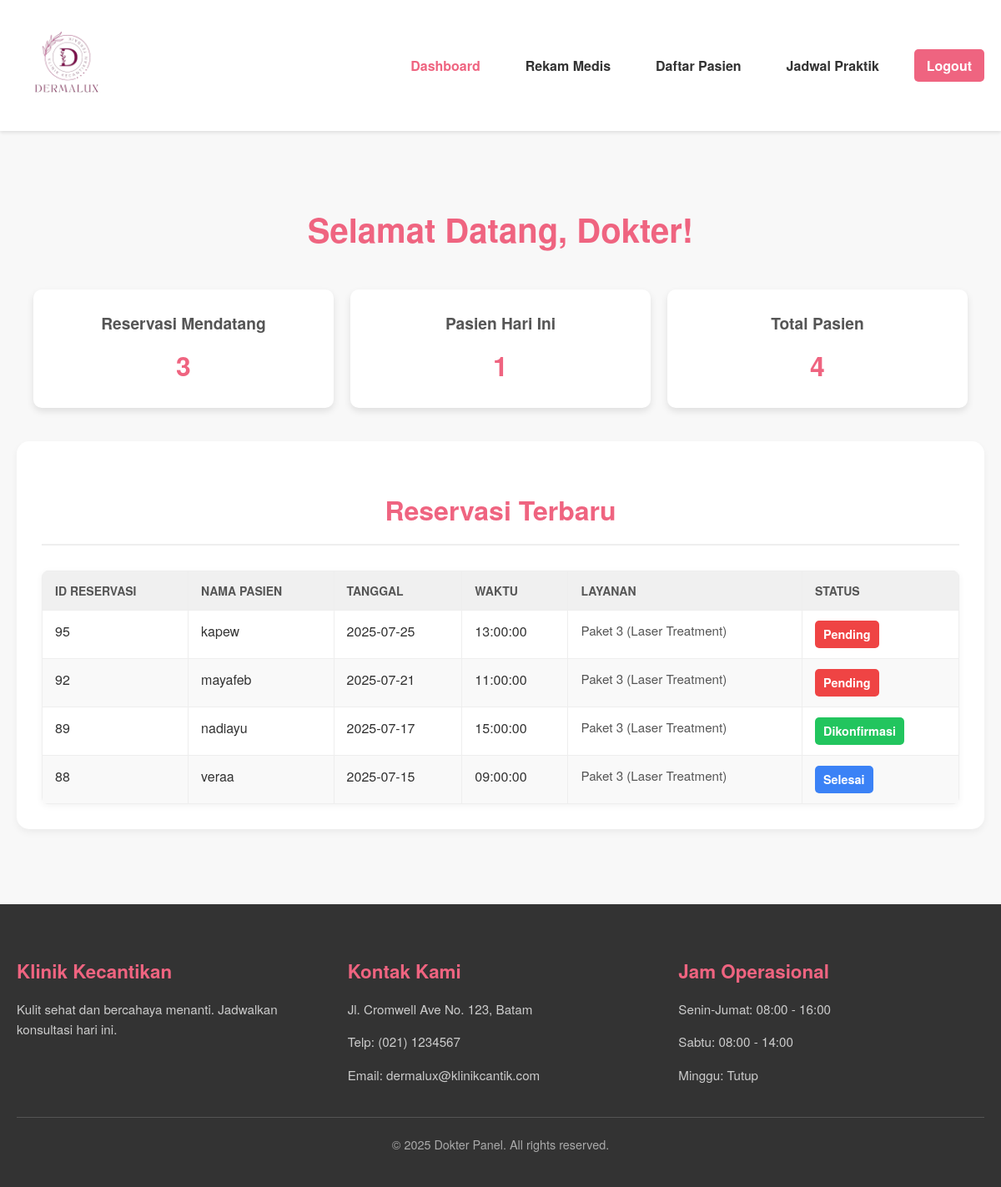
Page /dokter/Dasboard-D.php (signed in) on the committed database.
### tables this page shows
CREATE TABLE `reservations` (
  `reservation_id` int(11) NOT NULL,
  `customer_id` int(11) DEFAULT NULL,
  `service_id` int(11) DEFAULT NULL,
  `reservation_date` date NOT NULL,
  `reservation_time` time NOT NULL,
  `total_price` decimal(10,2) NOT NULL,
  `status` enum('Pending','Dikonfirmasi','Selesai','Dibatalkan') DEFAULT 'Pending',
  `created_at` timestamp NOT NULL DEFAULT current_timestamp(),
  `doctor_id` int(11) DEFAULT NULL
);

CREATE TABLE `user` (
  `user_id` int(11) NOT NULL,
  `name` varchar(255) NOT NULL,
  `email` varchar(255) NOT NULL,
  `password` varchar(255) NOT NULL,
  `role` enum('pasien','admin','dokter') DEFAULT 'pasien'
);

CREATE TABLE `services` (
  `service_id` int(11) NOT NULL,
  `service_name` varchar(255) NOT NULL,
  `price` decimal(10,2) NOT NULL,
  `image_url` varchar(255) DEFAULT NULL,
  `description` text DEFAULT NULL,
  `duration` varchar(255) DEFAULT NULL,
  `includes` text DEFAULT NULL
);

### dokter/Dasboard-D.php (the view, shortened to what this page needs)
<?php
include 'C:/xampp/htdocs/PROJEK-UAS/koneksi/config.php';
$logged_in_doctor_id = null;
if (isset($_SESSION['user_id'])) {
    $tempUserId = $_SESSION['user_id'];
    $stmt_user_role = $conn->prepare("SELECT user_id, role FROM user WHERE user_id = ?");
    if ($stmt_user_role) {
        $stmt_user_role->bind_param("i", $tempUserId);
        $stmt_user_role->execute();
        $result_user_role = $stmt_user_role->get_result();
        if ($result_user_role->num_rows > 0) {
            $user = $result_user_role->fetch_assoc();
            if ($user['role'] === 'dokter') {
                $logged_in_doctor_id = $user['user_id'];
            }
        }
    } else {
        error_log("Gagal menyiapkan statement user role: " . $conn->error);
    }
}
$sql_reservasi_mendatang = "SELECT COUNT(*) AS total FROM reservations WHERE doctor_id = ? AND reservation_date >= CURDATE() AND status IN ('Pending', 'Dikonfirmasi')";
$stmt_reservasi_mendatang = $conn->prepare($sql_reservasi_mendatang);
if ($stmt_reservasi_mendatang === FALSE) {
    error_log("Error mempersiapkan query Reservasi Mendatang: " . $conn->error);
    $reservasi_mendatang = 0;
} else {
    $stmt_reservasi_mendatang->bind_param("i", $logged_in_doctor_id);
    $stmt_reservasi_mendatang->execute();
    $result_reservasi_mendatang = $stmt_reservasi_mendatang->get_result();
    $reservasi_mendatang = $result_reservasi_mendatang->fetch_assoc()['total'] ?? 0;
}
$sql_pasien_hari_ini = "SELECT COUNT(DISTINCT customer_id) AS total FROM reservations WHERE doctor_id = ? AND status = 'Dikonfirmasi' AND reservation_date = CURDATE()";
$stmt_pasien_hari_ini = $conn->prepare($sql_pasien_hari_ini);
if ($stmt_pasien_hari_ini === FALSE) {
    error_log("Error mempersiapkan query Pasien Hari Ini: " . $conn->error);
    $pasien_hari_ini = 0;
} else {
    $stmt_pasien_hari_ini->bind_param("i", $logged_in_doctor_id);
    $stmt_pasien_hari_ini->execute();
    $result_pasien_hari_ini = $stmt_pasien_hari_ini->get_result();
    $pasien_hari_ini = $result_pasien_hari_ini->fetch_assoc()['total'] ?? 0;
}
$sql_total_pasien = "SELECT COUNT(DISTINCT customer_id) AS total FROM reservations WHERE doctor_id = ?";
$stmt_total_pasien = $conn->prepare($sql_total_pasien);
if ($stmt_total_pasien === FALSE) {
    error_log("Error mempersiapkan query Total Pasien: " . $conn->error);
    $total_pasien = 0;
} else {
    $stmt_total_pasien->bind_param("i", $logged_in_doctor_id);
    $stmt_total_pasien->execute();
    $result_total_pasien = $stmt_total_pasien->get_result();
    $total_pasien = $result_total_pasien->fetch_assoc()['total'] ?? 0;
}
$sql_reservasi_terbaru = "
    SELECT
        R.reservation_id AS id,
        U.name AS patient_name,
        R.reservation_date,
        R.reservation_time,
        S.service_name AS services,
        R.status
    FROM
        reservations AS R
    JOIN
        user AS U ON R.customer_id = U.user_id
    JOIN
        services AS S ON R.service_id = S.service_id
    WHERE
        R.doctor_id = ? -- Filter berdasarkan ID dokter yang login
    ORDER BY
        R.reservation_date DESC, R.reservation_time DESC
    LIMIT 5";
$stmt_reservasi_terbaru = $conn->prepare($sql_reservasi_terbaru);
$reservations = [];
if ($stmt_reservasi_terbaru === FALSE) {
    error_log("Error mempersiapkan query Reservasi Terbaru: " . $conn->error);
} else {
    $stmt_reservasi_terbaru->bind_param("i", $logged_in_doctor_id);
    $stmt_reservasi_terbaru->execute();
    $result_reservasi_terbaru = $stmt_reservasi_terbaru->get_result();
    if ($result_reservasi_terbaru->num_rows > 0) {
        while ($row = $result_reservasi_terbaru->fetch_assoc()) {
            $reservations[] = $row;
        }
    }
}
?>
<!DOCTYPE html>
<html lang="id">
<head>
    <link rel="stylesheet" href="style-D.css">
</head>
<body>
    <header>
        <div class="container">
            <div class="logo">
                <img src="../imgs/logo.png" alt="logo">
            </div>
            <nav>
                <ul>
                    <li><a href="Dasboard-D.php" class="active">Dashboard</a></li>
                    <li><a href="Rekamedis.php">Rekam Medis</a></li>
                    <li><a href="Daftarpasien.php">Daftar Pasien</a></li>
                    <li><a href="Jadwal.php">Jadwal Praktik</a></li>
                    <li><a href="logout.php" class="login-btn">Logout</a></li>
                </ul>
            </nav>
        </div>
    </header>
    <main class="main-content">
        <div class="container">
            <h2 class="section-title pink">Selamat Datang, Dokter!</h2>
            <div class="dashboard-cards">
                <div class="stat-card">
                    <h3>Reservasi Mendatang</h3>
                    <p><?php echo $reservasi_mendatang; ?></p>
                </div>
                <div class="stat-card">
                    <h3>Pasien Hari Ini</h3>
                    <p><?php echo $pasien_hari_ini; ?></p>
                </div>
                <div class="stat-card">
                    <h3>Total Pasien</h3>
                    <p><?php echo $total_pasien; ?></p>
                </div>
            </div>
            <section class="recent-reservations">
                <h2 class="section-title pink">Reservasi Terbaru</h2>
                <?php if (empty($reservations)): ?>
                    <p class="empty-status-message">Tidak ada reservasi terbaru untuk Anda.</p>
                <?php else: ?>
                    <table class="status-table">
                        <thead>
                            <tr>
                                <th>ID Reservasi</th>
                                <th>Nama Pasien</th>
                                <th>Tanggal</th>
                                <th>Waktu</th>
                                <th>Layanan</th>
                                <th>Status</th>
                            </tr>
                        </thead>
                        <tbody>
                            <?php foreach ($reservations as $reservation): ?>
                                <tr>
                                    <td data-label="ID Reservasi"><?php echo htmlspecialchars($reservation['id']); ?></td>
                                    <td data-label="Nama Pasien"><?php echo htmlspecialchars($reservation['patient_name']); ?></td>
                                    <td data-label="Tanggal"><?php echo htmlspecialchars($reservation['reservation_date']); ?></td>
                                    <td data-label="Waktu"><?php echo htmlspecialchars($reservation['reservation_time']); ?></td>
                                    <td data-label="Layanan">
                                        <ul class="item-list">
                                            <li><?php echo htmlspecialchars($reservation['services']); ?></li>
                                        </ul>
                                    </td>
                                    <td data-label="Status">
                                        <?php
                                            $status_text = htmlspecialchars($reservation['status']);
                                            $status_class = strtolower($status_text);
                                        ?>
                                        <span class="status-badge <?php echo $status_class; ?>"><?php echo ucfirst($status_text); ?></span>
                                    </td>
                                </tr>
                            <?php endforeach; ?>
                        </tbody>
                    </table>
                <?php endif; ?>
            </section>
        </div>
    </main>
    <footer class="main-footer">
        <div class="footer-container">
            <div class="footer-grid">
                <div class="footer-section">
                    <h3 class="section-title">Klinik Kecantikan</h3>
                    <p class="section-text">Kulit sehat dan bercahaya menanti. Jadwalkan konsultasi hari ini.</p>
                </div>
                <div class="footer-section">
                    <h3 class="section-title">Kontak Kami</h3>
                    <p class="section-text">Jl. Cromwell Ave No. 123, Batam</p>
                    <p class="section-text">Telp: (021) 1234567</p>
                    <p class="section-text">Email: dermalux@klinikcantik.com</p>
                </div>
                <div class="footer-section">
                    <h3 class="section-title">Jam Operasional</h3>
                    <p class="section-text">Senin-Jumat: 08:00 - 16:00</p>
                    <p class="section-text">Sabtu: 08:00 - 14:00</p>
                    <p class="section-text">Minggu: Tutup</p>
                </div>
            </div>
            <div class="footer-copyright">
                &copy; 2025 Dokter Panel. All rights reserved.
            </div>
        </div>
    </footer>
</body>
</html>

### dokter/style-D.css (style rules this page uses)
body { font-family: 'Helvetica Neue', Helvetica, Arial, sans-serif; margin: 0; padding: 0; line-height: 1.6; background-color: #f8f8f8; color: #333; padding-top: 170px; }
.container { max-width: 1200px; margin: 0 auto; padding: 0 20px; }
header { background-color: #fff; padding: 15px 0; box-shadow: 0 2px 4px rgba(0, 0, 0, 0.1); position: fixed; width: 100%; top: 0; left: 0; z-index: 1000; }
header .container { display: flex; justify-content: space-between; align-items: center; }
.logo img { max-height: 120px; width: auto; border-radius: 8px; }
nav ul { list-style: none; margin: 0; padding: 0; display: flex; align-items: center; }
nav ul li { margin-left: 30px; }
nav ul li a { text-decoration: none; color: #333; font-weight: bold; transition: color 0.3s ease; border-radius: 8px; padding: 8px 12px; }
nav ul li a:hover, nav ul li a.active { color: #ef6480; }
.login-btn { background-color: #ef6480; color: #fff !important; padding: 8px 15px; border-radius: 5px; transition: background-color 0.3s ease; }
.main-content { padding: 40px 0; }
.section-title { font-size: 2.5em; color: #ef6480; margin-bottom: 40px; text-align: center; }
.dashboard-cards { display: grid; grid-template-columns: repeat(auto-fit, minmax(250px, 1fr)); gap: 20px; margin-bottom: 40px; padding: 0 20px; }
.stat-card { background-color: #fff; border-radius: 10px; box-shadow: 0 4px 8px rgba(0, 0, 0, 0.1); padding: 25px; text-align: center; transition: transform 0.3s ease, box-shadow 0.3s ease; }
.stat-card h3 { font-size: 1.2em; color: #555; margin-top: 0; margin-bottom: 10px; }
.stat-card p { font-size: 2em; font-weight: bold; color: #ef6480; margin: 0; }
.recent-reservations { background-color: #FFFFFF; padding: 30px; border-radius: 15px; box-shadow: 0 4px 8px rgba(0, 0, 0, 0.05); margin-top: 40px; }
.recent-reservations .section-title { font-size: 2em; margin-bottom: 30px; border-bottom: 2px solid #eee; padding-bottom: 15px; }
.status-table, .data-table { width: 100%; border-collapse: collapse; margin-top: 20px; background-color: #fff; border-radius: 8px; overflow: hidden; box-shadow: 0 2px 8px rgba(0, 0, 0, 0.05); }
.status-table th, .status-table td, .data-table th, .data-table td { border: 1px solid #eee; padding: 12px 15px; text-align: left; vertical-align: top; }
.status-table th, .data-table th { background-color: #f0f0f0; color: #555; font-size: 14px; text-transform: uppercase; }
.status-table tbody tr:nth-child(even), .data-table tbody tr:nth-child(even) { background-color: #f9f9f9; }
.status-badge { display: inline-block; padding: 5px 10px; border-radius: 5px; font-weight: bold; font-size: 0.9em; text-transform: capitalize; }
.status-badge.pending { background-color: #ef4444; color: #fff; }
.status-badge.dikonfirmasi { background-color: #22c55e; color: #fff; }
.status-badge.selesai { background-color: #3b82f6; color: #fff; }
.item-list { list-style: none; padding: 0; margin: 0; font-size: 0.95em; color: #555; }
.item-list li { margin-bottom: 5px; }
.main-footer { background-color: #333; color: #fff; padding: 40px 0; margin-top: 50px; }
.footer-container { max-width: 1200px; margin: 0 auto; padding: 0 20px; }
.footer-grid { display: grid; grid-template-columns: repeat(auto-fit, minmax(250px, 1fr)); gap: 30px; border-bottom: 1px solid #555; padding-bottom: 30px; margin-bottom: 20px; text-align: left; }
.footer-section { text-align: left; }
.footer-section .section-title { font-size: 1.4em; color: #ef6480; margin-bottom: 15px; text-align: left; }
.footer-section .section-text { font-size: 0.95em; line-height: 1.6; color: #ccc; margin-bottom: 8px; text-align: left; }
.footer-copyright { text-align: center; font-size: 0.9em; color: #aaa; }

### rows in the picture
reservations: reservation_id "95", customer.name "kapew", reservation_date "2025-07-25", reservation_time "13:00:00", service.service_name "Paket 3 (Laser Treatment)", status "Pending"
reservations: reservation_id "92", customer.name "mayafeb", reservation_date "2025-07-21", reservation_time "11:00:00", service.service_name "Paket 3 (Laser Treatment)", status "Pending"
reservations: reservation_id "89", customer.name "nadiayu", reservation_date "2025-07-17", reservation_time "15:00:00", service.service_name "Paket 3 (Laser Treatment)", status "Dikonfirmasi"
reservations: reservation_id "88", customer.name "veraa", reservation_date "2025-07-15", reservation_time "09:00:00", service.service_name "Paket 3 (Laser Treatment)", status "Selesai"

### other values in the picture
$reservasi_mendatang "3"
$pasien_hari_ini "1"
$total_pasien "4"
